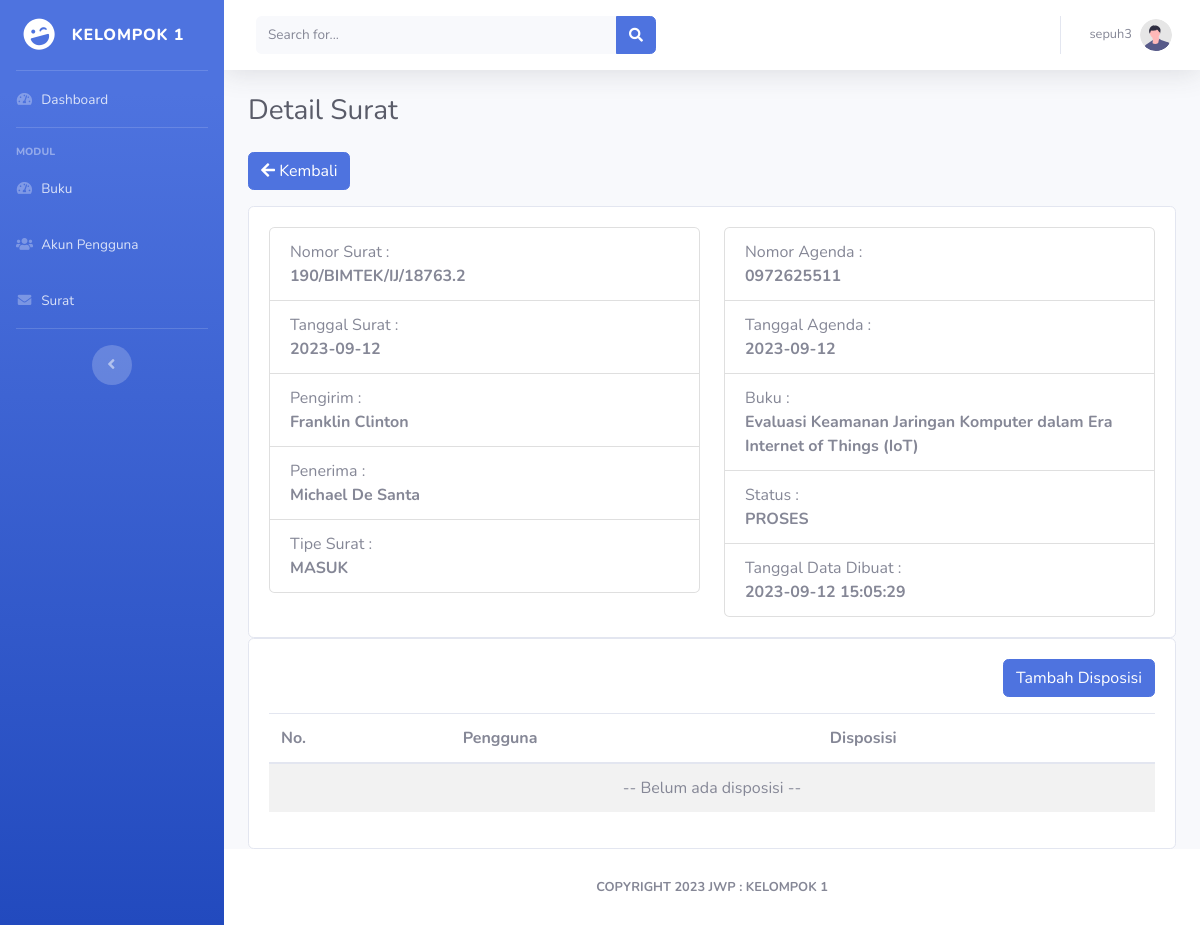
/surat/detail.php?id=2 (signed in), run on the app's committed database.
### tables this page shows
CREATE TABLE `surat` (
  `id` int(11) NOT NULL,
  `nomor_surat` varchar(255) NOT NULL,
  `tanggal_surat` date NOT NULL,
  `pengirim` varchar(255) NOT NULL,
  `penerima` varchar(255) DEFAULT NULL,
  `nomor_agenda` varchar(255) NOT NULL,
  `tanggal_agenda` date NOT NULL,
  `buku_id` int(11) NOT NULL,
  `status` enum('draft','proses','selesai','tunda') NOT NULL,
  `tipe_surat` enum('masuk','keluar') NOT NULL DEFAULT 'masuk',
  `created_at` timestamp NOT NULL DEFAULT CURRENT_TIMESTAMP
);

CREATE TABLE `buku` (
  `id` int(11) NOT NULL,
  `nama` varchar(255) NOT NULL,
  `created_at` timestamp NOT NULL DEFAULT CURRENT_TIMESTAMP
);

### surat/detail.php (the view, shortened to what this page needs)
<?php require_once('../template/head.php') ?>
<?php require_once('../template/menu.php') ?>
<?php
$id = $_GET['id'];
$dataQuery = mysqli_query($conn, "SELECT * FROM surat JOIN buku ON buku.id = surat.buku_id WHERE surat.id = '$id'");
$data = mysqli_fetch_object($dataQuery);
$dataDispo = mysqli_query($conn, "SELECT * FROM disposisi_surat JOIN user ON user.id = disposisi_surat.user_id WHERE surat_id = '$id' ORDER BY disposisi_surat.id DESC");
$count = mysqli_num_rows($dataDispo);
$no = 1;
?>
<div class="container-fluid">
   <h1 class="h3 mb-4 text-gray-800">Detail Surat</h1>
   <a href="index.php" class="btn btn-primary mb-3"><i class="fas fa-arrow-left"></i> Kembali</a>
   <div class="row">
      <div class="col-md-12">
         <div class="card">
            <div class="card-body">
               <div class="row">
                  <div class="col-md-6">
                     <ul class="list-group">
                        <li class="list-group-item">
                           Nomor Surat : <br>
                           <b><?= $data->nomor_surat ?></b>
                        </li>
                        <li class="list-group-item">
                           Tanggal Surat : <br>
                           <b><?= $data->tanggal_surat ?></b>
                        </li>
                        <li class="list-group-item">
                           Pengirim : <br>
                           <b><?= $data->pengirim ?></b>
                        </li>
                        <li class="list-group-item">
                           Penerima : <br>
                           <b><?= $data->penerima ?? '-' ?></b>
                        </li>
                        <li class="list-group-item">
                           Tipe Surat : <br>
                           <b><?= strtoupper($data->tipe_surat) ?></b>
                        </li>
                     </ul>
                  </div>
                  <div class="col-md-6">
                     <ul class="list-group">
                        <li class="list-group-item">
                           Nomor Agenda : <br>
                           <b><?= $data->nomor_agenda ?></b>
                        </li>
                        <li class="list-group-item">
                           Tanggal Agenda : <br>
                           <b><?= $data->tanggal_agenda ?></b>
                        </li>
                        <li class="list-group-item">
                           Buku : <br>
                           <b><?= $data->nama ?></b>
                        </li>
                        <li class="list-group-item">
                           Status : <br>
                           <b><?= strtoupper($data->status) ?></b>
                        </li>
                        <li class="list-group-item">
                           Tanggal Data Dibuat : <br>
                           <b><?= $data->created_at ?></b>
                        </li>
                     </ul>
                  </div>
               </div>
            </div>
         </div>
      </div>
   </div>
   <?php if ($data->status != 'draft' || $data->status != 'selesai') { ?>
      <div class="row">
         <div class="col-md-12">
            <div class="card">
               <div class="card-body">
                  <div class="d-flex justify-content-end mb-3">
                     <button type="button" class="btn btn-primary" data-toggle="modal" data-target="#modalAdd">
                        Tambah Disposisi
                     </button>
                  </div>
                  <table class="table table-hover table-striped">
                     <thead>
                        <tr>
                           <th>No.</th>
                           <th>Pengguna</th>
                           <th>Disposisi</th>
                        </tr>
                     </thead>
                     <tbody>
                        <?php if ($count > 0) { ?>
                           <?php while ($row = mysqli_fetch_object($dataDispo)) : ?>
                              <tr>
                                 <td><?= $no++ ?></td>
                                 <td><?= $row->nama ?? $row->username ?></td>
                                 <td><?= $row->disposisi ?></td>
                              </tr>
                           <?php endwhile; ?>
                        <?php } else { ?>
                           <tr>
                              <td colspan="3" align="center">-- Belum ada disposisi --</td>
                           </tr>
                        <?php } ?>
                     </tbody>
                  </table>
               </div>
            </div>
         </div>
      </div>
   <?php } ?>
</div>
<?php require_once('../template/foot.php') ?>

### data on the page
surat: nomor_surat "190/BIMTEK/IJ/18763.2", tanggal_surat "2023-09-12", pengirim "Franklin Clinton", penerima "Michael De Santa", tipe_surat "MASUK", nomor_agenda "0972625511", tanggal_agenda "2023-09-12", buku.nama "Evaluasi Keamanan Jaringan Komputer dalam Era Internet of Things (IoT)", status "PROSES", buku.created_at "2023-09-12 15:05:29"

### other printed values
$_SESSION['username'] "sepuh3"
